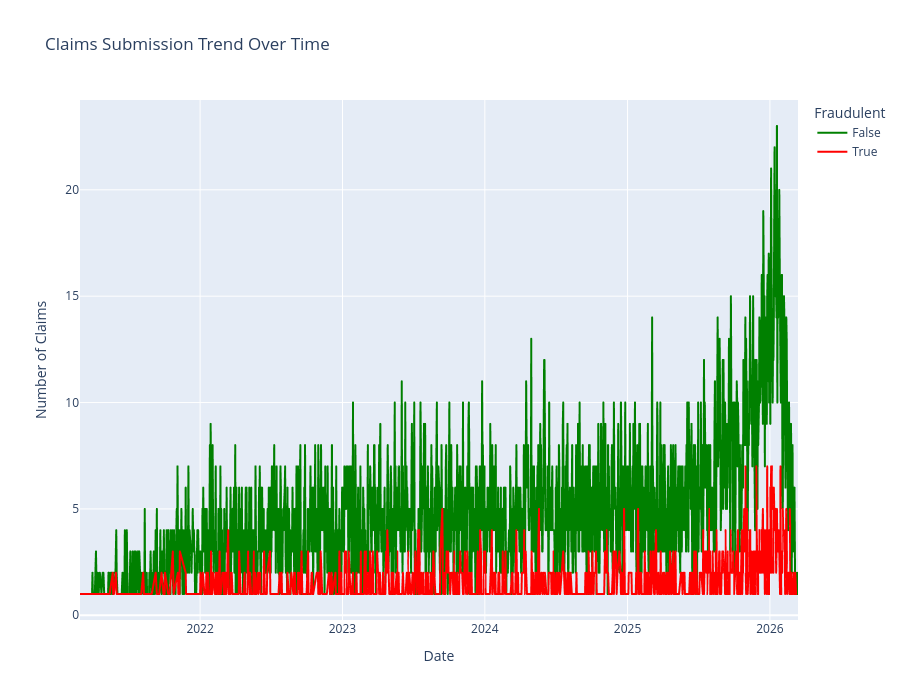

Notebook source saved alongside this figure:
### Markdown cell above
## Temporal Patterns

### Code cell
# Claims over time
claims_df['submission_date'] = claims_df['submitted_at'].dt.date
claims_over_time = claims_df.groupby(['submission_date', 'is_fraudulent']).size().reset_index(name='count')

fig = px.line(
    claims_over_time,
    x='submission_date',
    y='count',
    color='is_fraudulent',
    title='Claims Submission Trend Over Time',
    labels={'count': 'Number of Claims', 'submission_date': 'Date', 'is_fraudulent': 'Fraudulent'},
    color_discrete_map={True: 'red', False: 'green'},
    height=700
)

fig.show()

### Figure 1 — Plotly figure (JSON) as saved in the notebook; plotly's stock layout.template omitted (floating-point values rounded to 4 significant figures; data arrays with more than 128 entries replaced by an {"elided": "..."} marker saying what was removed)
{"data": [{"hovertemplate": "Fraudulent=False<br>Date=%{x}<br>Number of Claims=%{y}<extra></extra>", "legendgroup": "False", "line": {"color": "green", "dash": "solid"}, "marker": {"symbol": "circle"}, "mode": "lines", "name": "False", "showlegend": true, "type": "scattergl", "x": {"elided": "1737 str values"}, "xaxis": "x", "y": {"elided": "1737 int values"}, "yaxis": "y"}, {"hovertemplate": "Fraudulent=True<br>Date=%{x}<br>Number of Claims=%{y}<extra></extra>", "legendgroup": "True", "line": {"color": "red", "dash": "solid"}, "marker": {"symbol": "circle"}, "mode": "lines", "name": "True", "showlegend": true, "type": "scattergl", "x": {"elided": "1005 str values"}, "xaxis": "x", "y": {"elided": "1005 int values"}, "yaxis": "y"}], "layout": {"height": 700, "legend": {"title": {"text": "Fraudulent"}, "tracegroupgap": 0}, "title": {"text": "Claims Submission Trend Over Time"}, "xaxis": {"anchor": "y", "domain": [0, 1], "title": {"text": "Date"}}, "yaxis": {"anchor": "x", "domain": [0, 1], "title": {"text": "Number of Claims"}}}}
